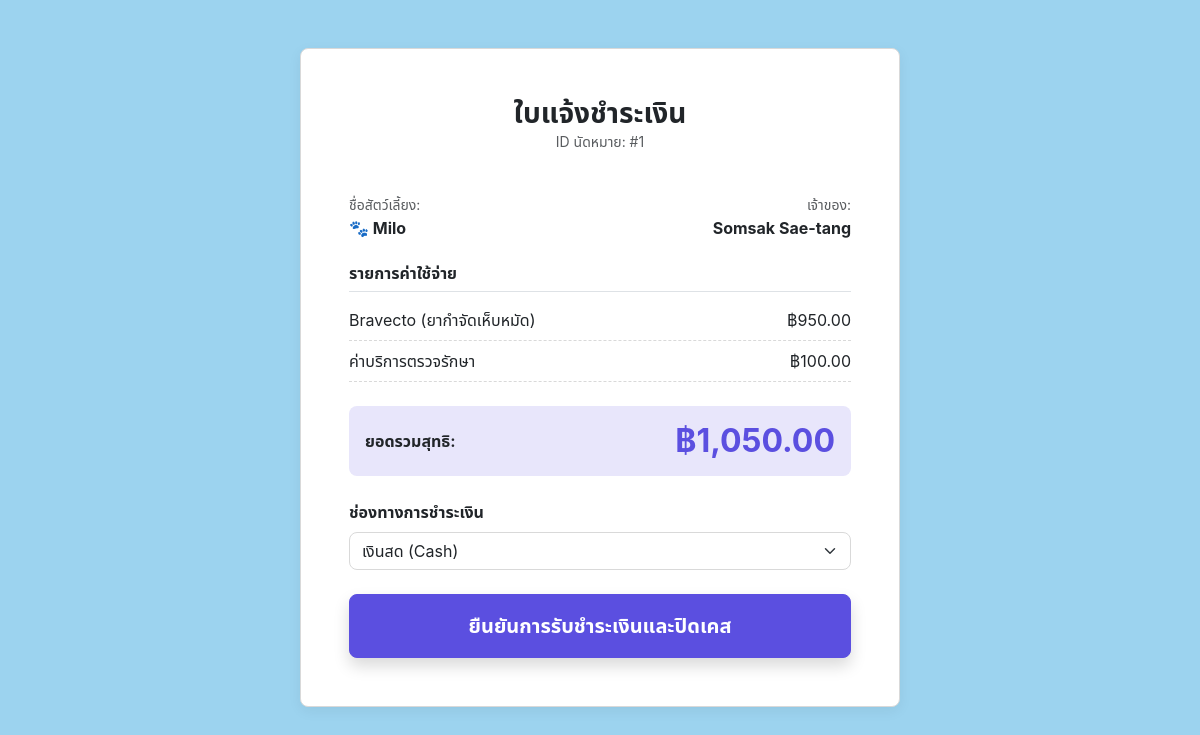
/pages/create_receipt.php?app_id=1, run on the app's committed database.
### tables this page shows
CREATE TABLE `appointments` (
  `appointments_ID` int(11) NOT NULL,
  `appointment_detail` varchar(200) NOT NULL,
  `pet_ID` int(11) NOT NULL,
  `doctor_ID` int(11) NOT NULL,
  `Date` date NOT NULL
);

CREATE TABLE `pet` (
  `pet_ID` int(9) NOT NULL,
  `owner_ID` int(9) DEFAULT NULL,
  `name` varchar(20) DEFAULT NULL,
  `dob` date DEFAULT NULL,
  `breed_ID` int(10) DEFAULT NULL,
  `age` int(100) DEFAULT NULL,
  `gender` varchar(10) DEFAULT NULL
);

CREATE TABLE `owner` (
  `owner_ID` int(9) NOT NULL,
  `name` varchar(50) DEFAULT NULL,
  `phonenumber` varchar(10) DEFAULT NULL,
  `email` varchar(20) DEFAULT NULL,
  `address` varchar(50) DEFAULT NULL
);

CREATE TABLE `medication` (
  `medicine_ID` int(4) NOT NULL,
  `name` varchar(50) NOT NULL,
  `price` int(9) NOT NULL
);

### pages/create_receipt.php (the view, shortened to what this page needs)
<?php
require_once '../config/db.php';
$app_id = $_GET['app_id'] ?? '';
$stmt = $pdo->prepare("SELECT a.appointments_ID, p.name AS pet_name, o.name AS owner_name
                       FROM appointments a
                       JOIN pet p ON a.pet_ID = p.pet_ID
                       JOIN owner o ON p.owner_ID = o.owner_ID
                       WHERE a.appointments_ID = ?");
$stmt->execute([$app_id]);
$info = $stmt->fetch();
$stmt_meds = $pdo->prepare("SELECT m.name, m.price
                            FROM treatment t
                            JOIN medication m ON t.medicine_ID = m.medicine_ID
                            WHERE t.appointment_ID = ?");
$stmt_meds->execute([$app_id]);
$med_items = $stmt_meds->fetchAll();
$total_medication = 0;
foreach($med_items as $item) {
    $total_medication += $item['price'];
}
$service_fee = 100.00;
$grand_total = $total_medication + $service_fee;
?>
<!DOCTYPE html>
<html lang="th">
<head>
    <link rel="stylesheet" href="../css/petcare-token.css">
    <link href="https://cdn.jsdelivr.net/npm/bootstrap@5.3.0/dist/css/bootstrap.min.css" rel="stylesheet">
    <link rel="stylesheet" href="https://cdn.jsdelivr.net/npm/bootstrap-icons@1.11.1/font/bootstrap-icons.css">
</head>
<body>
<div class="container py-5">
    <div class="card receipt-card p-4 p-md-5 bg-white">
        <div class="text-center mb-4">
            <h3 class="fw-bold mb-0">ใบแจ้งชำระเงิน</h3>
            <p class="text-muted small">ID นัดหมาย: #<?= htmlspecialchars($app_id) ?></p>
        </div>
        <div class="mb-4">
            <div class="row">
                <div class="col-6"><small class="text-muted">ชื่อสัตว์เลี้ยง:</small><br><strong>🐾 <?= htmlspecialchars($info['pet_name']) ?></strong></div>
                <div class="col-6 text-end"><small class="text-muted">เจ้าของ:</small><br><strong><?= htmlspecialchars($info['owner_name']) ?></strong></div>
            </div>
        </div>
        <h6 class="fw-bold border-bottom pb-2">รายการค่าใช้จ่าย</h6>
        <div class="mb-4">
            <?php foreach($med_items as $item): ?>
                <div class="d-flex justify-content-between billing-line">
                    <span><?= htmlspecialchars($item['name']) ?></span>
                    <span>฿<?= number_format($item['price'], 2) ?></span>
                </div>
            <?php endforeach; ?>
            <div class="d-flex justify-content-between billing-line">
                <span>ค่าบริการตรวจรักษา</span>
                <span>฿<?= number_format($service_fee, 2) ?></span>
            </div>
        </div>
        <div class="total-section mb-4">
            <div class="d-flex justify-content-between align-items-center">
                <span class="fw-bold">ยอดรวมสุทธิ:</span>
                <h2 class="fw-bold text-primary mb-0">฿<?= number_format($grand_total, 2) ?></h2>
            </div>
        </div>
        <form action="../api/save_receipt.php" method="POST">
            <div class="mb-4">
                <label class="form-label fw-bold">ช่องทางการชำระเงิน</label>
                <select name="payment_method" class="form-select rounded-3">
                    <option value="Cash">เงินสด (Cash)</option>
                </select>
            </div>
            <button type="submit" class="btn btn-primary btn-lg w-100 rounded-pill py-3 fw-bold shadow">
                ยืนยันการรับชำระเงินและปิดเคส
            </button>
        </form>
    </div>
</div>
</body>
</html>

### css/petcare-token.css (style rules this page uses)
:root { --color-purple-500: #5B4FE0; --color-yelllow-500: #F4D12E; --color-yellow-500: #F4D12E; --color-green-500: #5FA777; --color-gray-400: #D9D9D9; --color-blue-100: #9CD3EF; --color-black-1000: #000000; --color-white: #FFFFFF; --color-primary: var(--color-purple-500); --color-danger: var(--color-yelllow-500); --color-success: var(--color-green-500); --color-background: var(--color-blue-100); --color-surface: var(--color-white); --tint-primary: color-mix(in srgb, var(--color-purple-500) 14%, white); --tint-primary-strong: color-mix(in srgb, var(--color-purple-500) 22%, white); --tint-success: color-mix(in srgb, var(--color-green-500) 16%, white); --tint-danger: color-mix(in srgb, var(--color-yelllow-500) 30%, white); --tint-background-strong: color-mix(in srgb, var(--color-blue-100) 55%, white); --font-family-base: -apple-system, "Segoe UI", "Noto Sans Thai", "Leelawadee UI", sans-serif; --font-size-2xl: 32px; --font-size-lg: 24px; --font-size-md: 18px; --font-size-sm: 14px; --space-16: 16px; --space-24: 24px; --Grid-8: 8px; --radius-md: 8px; --space-md: var(--space-16); --space-lg: var(--space-24); --Grid: var(--Grid-8); --button-primary-bg: var(--color-primary); --button-primary-text: var(--color-white); --button-radius: var(--radius-md); --input-border: var(--color-gray-400); --input-focus: var(--color-primary); --input-padding: var(--space-md); --chip-bg-default: var(--color-gray-400); --chip-bg-active: var(--color-primary); --chip-radius: 16px; --thumbnail-size: 48px; --thumbnail-radius: var(--radius-md); }

### pages/create_receipt.php (style rules this page uses)
body { font-family: var(--font-family-base); background-color: var(--color-background); color: var(--color-black-1000); }
.receipt-card { border: 1px solid var(--color-gray-400); border-radius: var(--radius-md); box-shadow: 0 4px 14px rgba(0,0,0,0.06); max-width: 600px; margin: auto; background-color: var(--color-surface) !important; }
.billing-line { border-bottom: 1px dashed var(--color-gray-400); padding: var(--Grid-8) 0; }
.total-section { background: var(--tint-primary); border-radius: var(--radius-md); padding: var(--space-md); }
.btn-primary { background-color: var(--button-primary-bg) !important; border-color: var(--button-primary-bg) !important; color: var(--button-primary-text) !important; border-radius: var(--button-radius) !important; }
.btn { border-radius: var(--button-radius) !important; }
.text-primary { color: var(--color-primary) !important; }
.form-select { border-radius: var(--radius-md) !important; border-color: var(--input-border) !important; }

### data on the page
appointments: pet_ID.name "Milo", owner.name "Somsak Sae-tang"
medication: name "Bravecto (ยากำจัดเห็บหมัด)", price "950.00"

### other printed values
$app_id "1"
$service_fee "100.00"
$grand_total "1,050.00"
